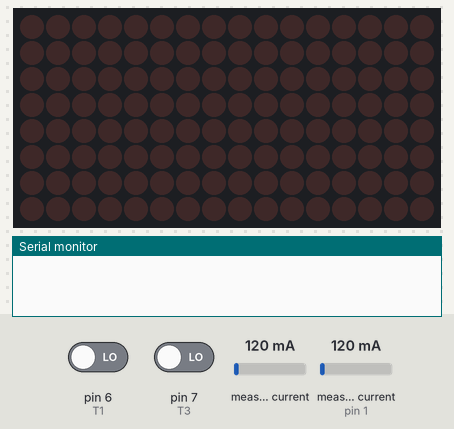
A sketch run on a simulated Arduino Uno, built with avr-gcc and run on an emulated ATmega328P. Parts: 16×8 LED matrix, the last lines printed to the serial monitor. The test bench sets the inputs (shaded band); at power-on: pin 6 (T1) LOW, pin 7 (T3) LOW, measured current 120 mA, measured current (sensor on pin 1) 120 mA.

Above: at 1.2 s.
1.3 s: pin 6 (T1) driven HIGH
At 2.4 s:
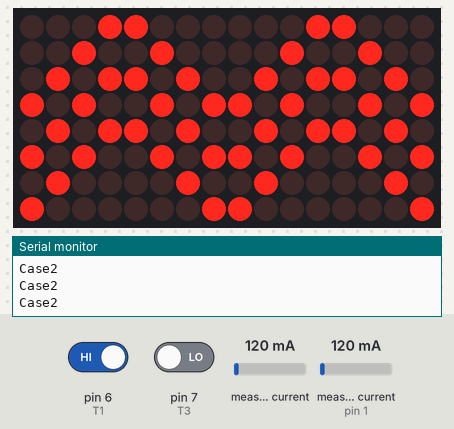
2.8 s: pin 7 (T3) driven HIGH
At 3.6 s:
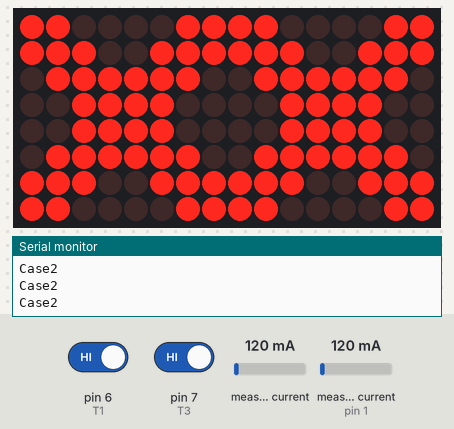
4.3 s: pin 7 (T3) driven LOW
At 16.7 s:
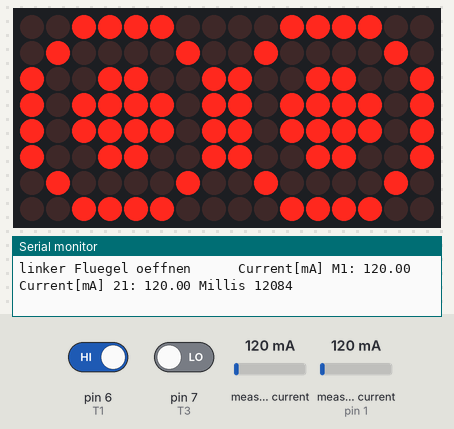
Timing chart, 0 to 18.2 s (numbered marks = the images above; inputs shaded):
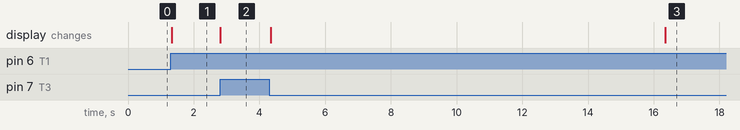

Measured:
- after the input at 1.3 s, the display: changes at once (image 1)
- after the input at 2.8 s, the display: changes at once (image 2)
- after the input at 4.3 s, the display: first changes after 0.05 s (image 3 shows a later state)

The sketch:

ArduinoTorsteuerung.ino
```cpp
#include "LedControl.h"
#include <Wire.h>
#include <INA219_WE.h>

#define inaadress0 0x40
#define inaadress1 0x41


INA219_WE inam0 = INA219_WE(inaadress0);
INA219_WE inam1 = INA219_WE(inaadress1);
LedControl lc=LedControl(4,3,2,2);
byte stopp[8]={B00111100,
B01000010,
B10011001,
B10111101,
B10111101,
B10011001,
B01000010,
B00111100};

byte aufgeht[8]={B00011000,
B00100100,
B01011010,
B10100101,
B01011010,
B10100101,
B01000010,
B10000001};

byte zugeht[8]={B10000001,
B01000010,
B10100101,
B01011010,
B10100101,
B01011010,
B00100100,
B00011000};


byte notaus[8]={B11000011,
B11100111,
B01111110,
B00111100,
B00111100,
B01111110,
B11100111,
B11000011};

byte block[8]={B11111111,
B11111111,
B11000011,
B11000011,
B11000011,
B11000011,
B11111111,
B11111111};

#include <SPI.h>
#include <nRF24L01.h>
#include <RF24.h>

RF24 radio(8, 9); // CE, CSN

const byte address[6] = "00001";
const int R1 = A0 ;          //M1 K1
const int R2 = A1 ;          //M1 K2
const int R3 = A2 ;          //M2 K1
const int R4 = A3 ;          //M2 K2

const int T1 = 6 ;         //Taster AUF
//const int T2 = 6 ;         //Taster ZU
const int T3 = 7 ;         //STOP

const float maxstrom = 3000;   //Strombegrenzung
boolean T1status = false;
boolean T2status = false;
boolean T3status = false;

long previousMillis = 0;
boolean auf = false;              //Tor in AUF-Bewegung
boolean zu = false;               //Tor in ZU-Bewegung
byte modus;
int zeitaufli = 11000;                 //Zeit zum öffnen
int zeitzuli = 11000;                  //Zeit zum schliessen
int zeitaufre = 12000;                 //Zeit zum öffnen
int zeitzure = 12000;                  //Zeit zum schliessen
int zeitwarten = 2000;              //Zeit Ampelmatrix nachleuchten
int zeitversatz = 2000;             //Zeit Veratz der Motoren beim anlauf
void setup() {
 Serial.begin(9600);
  Wire.begin();
  if(!inam0.init()){
    Serial.println("INA Sensor M1 verbunden");
  }
  if(!inam1.init()){
    Serial.println("INA Sensor M2 verbunden");
  }


 lc.shutdown(0,false);
  lc.setIntensity(0,8);
  lc.clearDisplay(0);
  lc.shutdown(1,false);
  lc.setIntensity(1,8);
  lc.clearDisplay(1);
  pinMode(R1, OUTPUT);
  pinMode(R2, OUTPUT);
  pinMode(R3, OUTPUT);
  pinMode(R4, OUTPUT);

  pinMode(T1, INPUT);
 // pinMode(T2, INPUT_PULLUP);
  pinMode(T3, INPUT);


  //pinMode(strom1, INPUT);
  //pinMode(strom2, INPUT);
  //pinMode(strom3, INPUT);
  //pinMode(strom4, INPUT);

  //Alle Relais lösen wegen Umkehrung
  digitalWrite(R1, HIGH);
  digitalWrite(R2, HIGH);
  digitalWrite(R3, HIGH);
  digitalWrite(R4, HIGH);

}

void loop() {
float current_mA0 = 0.0;
float current_mA1 = 0.0;

  delay(20);
unsigned long currentMillis = millis();

switch(modus) {

 case 0:

    if(digitalRead(T1) == HIGH && auf == false)
   modus=1;
    if(digitalRead(T1) == HIGH && auf == true)
    modus=5;
 //   if(digitalRead(T2) == LOW && zu == false)
 //   modus=4;
    break;

 case 1:                                  // Motor 1 Start
  for (int i=0; i<8; i++){
    lc.setRow(0,i,aufgeht[i]);
    lc.setRow(1,i,aufgeht[i]);
  }
    {
      digitalWrite(R1, LOW);
current_mA0 = inam0.getCurrent_mA();
current_mA1 = inam1.getCurrent_mA();
Serial.print("Current[mA] M1: "); Serial.print(current_mA0);
Serial.print(" Current[mA] 21: "); Serial.println(current_mA1);
        previousMillis = millis();
    auf = true;
    modus++;
    }
    break;

 case 2:                                                // Motor 2 Start nach Zeitversatz
 Serial.println("Case2");

    if((millis() - previousMillis >= zeitversatz) && (auf == true)) {
    digitalWrite(R3, LOW);
delay(500);
    modus++;
    }
    break;

 case 3:                                                // beide Motoren laufen bis zeitaufre abgelaufen ist
 Serial.print("Tor auf      ");
current_mA0 = inam0.getCurrent_mA();
current_mA1 = inam1.getCurrent_mA();
Serial.print("Current[mA] M1: "); Serial.print(current_mA0);
Serial.print(" Current[mA] 21: "); Serial.print(current_mA1);
Serial.print(" Millis "); Serial.println(millis() - previousMillis);

    if(digitalRead(T3) == HIGH || millis() - previousMillis >= zeitaufre || current_mA0 > maxstrom || current_mA1 > maxstrom){
      for (int i=0; i<8; i++){
    lc.setRow(0,i,stopp[i]);
     lc.setRow(1,i,stopp[i]);
  }


   if(current_mA0 > maxstrom){
    digitalWrite(R1, HIGH);
       for (int i=0; i<8; i++){
    lc.setRow(0,i,block[i]);
     lc.setRow(1,i,stopp[i]);
  }
      modus = 4;
   }
   if(current_mA1 > maxstrom){
      zu = false;
    digitalWrite(R1, HIGH);
    digitalWrite(R3, HIGH);
      modus = 0;
      break;
   }


    digitalWrite(R1, HIGH);
    zu = false;
    modus = 4;
    }

    break;


     case 4:                                  // beide Motoren laufen bis zeitaufre abgelaufen ist
 Serial.print("linker Fluegel oeffnen      ");
current_mA0 = inam0.getCurrent_mA();
current_mA1 = inam1.getCurrent_mA();
Serial.print("Current[mA] M1: "); Serial.print(current_mA0);
Serial.print(" Current[mA] 21: "); Serial.print(current_mA1);
Serial.print(" Millis "); Serial.println(millis() - previousMillis);

    if(digitalRead(T3) == HIGH || millis() - previousMillis >= zeitaufli || current_mA0 > maxstrom || current_mA1 > maxstrom){
      for (int i=0; i<8; i++){
    lc.setRow(0,i,stopp[i]);
     lc.setRow(1,i,stopp[i]);
  }

    digitalWrite(R3, HIGH);
    digitalWrite(R1, HIGH);


    zu = false;
    modus = 9;
    }

    break;

 case 5:
 for (int i=0; i<8; i++){
    lc.setRow(0,i,zugeht[i]);
    lc.setRow(1,i,zugeht[i]);
  }
    {digitalWrite(R2, LOW);

    previousMillis = millis();
    zu = true;
    modus++;
    }
    break;

 case 6:
 Serial.println("Case5");
    if((millis() - previousMillis >= zeitversatz) && (zu == true)) {

    digitalWrite(R4, LOW);

    modus++;
    }
delay(500);
    break;

 case 7:
 Serial.print("Tor zu      ");
current_mA0 = inam0.getCurrent_mA();
current_mA1 = inam1.getCurrent_mA();
Serial.print("Current[mA] M1: "); Serial.print(current_mA0);
Serial.print(" Current[mA] M2: "); Serial.print(current_mA1);
Serial.print(" Millis "); Serial.println(millis() - previousMillis);

    if(digitalRead(T1) == HIGH || millis() - previousMillis >= zeitzure || current_mA0 > maxstrom || current_mA1 > maxstrom){
      for (int i=0; i<8; i++){
    lc.setRow(0,i,stopp[i]);
     lc.setRow(1,i,stopp[i]);
  }


   if(current_mA0 > maxstrom){
    digitalWrite(R2, HIGH);
       for (int i=0; i<8; i++){
    lc.setRow(0,i,block[i]);
     lc.setRow(1,i,stopp[i]);
  }
      modus = 8;
   }
   if(current_mA1 > maxstrom){
      auf = false;
    digitalWrite(R2, HIGH);
    digitalWrite(R4, HIGH);
      modus = 0;
      break;
   }


    auf = false;
    modus = 8;
    }

    break;

case 8:
Serial.print("linker Fluegel schliessen      ");
current_mA0 = inam0.getCurrent_mA();
current_mA1 = inam1.getCurrent_mA();
Serial.print("Current[mA] M1: "); Serial.print(current_mA0);
Serial.print(" Current[mA] 21: "); Serial.print(current_mA1);
Serial.print(" Millis "); Serial.println(millis() - previousMillis);

    if(digitalRead(T3) == HIGH || millis() - previousMillis >= zeitzuli + zeitversatz || current_mA1 > maxstrom){
      for (int i=0; i<8; i++){
    lc.setRow(0,i,stopp[i]);
     lc.setRow(1,i,stopp[i]);
  }

    digitalWrite(R2, HIGH);
    digitalWrite(R4, HIGH);


    zu = false;
    modus = 9;
    }

    break;

case 9:
 previousMillis = millis();
 modus = 10;
    break;


    case 10:


    if(digitalRead(T3) == HIGH || millis() - previousMillis >= zeitwarten){
      lc.clearDisplay(0);
      lc.clearDisplay(1);
    modus = 0;

    break;


    }
}

    //EMEREGENCY-STOP
    if(digitalRead(T3) == HIGH) {
      for (int i=0; i<8; i++){
    lc.setRow(0,i,notaus[i]);
    lc.setRow(1,i,notaus[i]);
  }
    digitalWrite(R1, HIGH);
    digitalWrite(R2, HIGH);
    digitalWrite(R3, HIGH);
    digitalWrite(R4, HIGH);

    auf = false;
    zu = false;
    modus = 0;
    }


}
```
